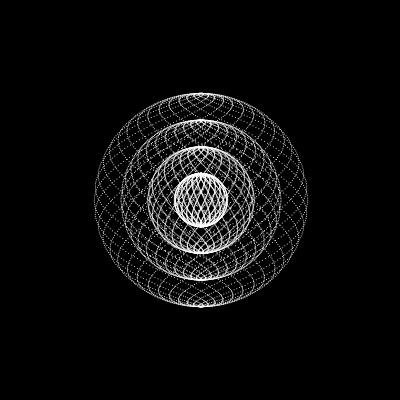
Frame 1 (no input)
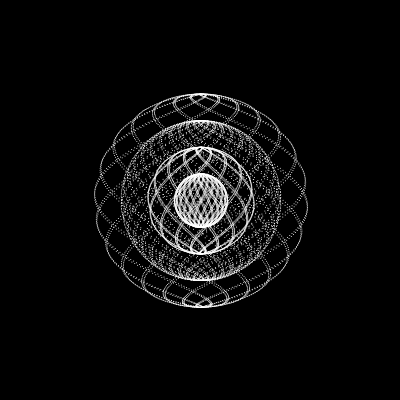
Frame 60 (no input)
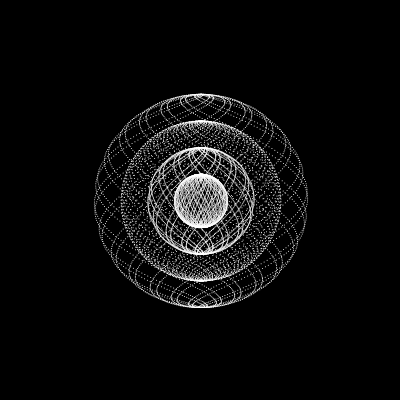
Frame 120 (the mouse pressed at the canvas centre since frame 60)

The p5.js sketch that drew these frames (run headless with seeded random() and noise() and a simulated clock; from frame 60 on, the mouse is pressed at the canvas centre):

// p5.js sketch
// ── sketch.js
let circles = 5;
let points = 3550;
let x, y;

function setup() {
  createCanvas(400, 400);
  x = (t, i, j) => {
    let noiseMin = j <= 1 ? 2 : j;
    let noiseScale = noiseMin / 50;
    let noiseVal = noise(t * noiseScale) * 100;
    let angle = map(j, 0, points, 0, TWO_PI);
    let r = map(i, 0, circles, 0, width / 3);
    return r * cos(angle) * cos(2*(j*i+t/3)) + cos(j*noiseVal*floor(cos(t)));
  }
  y = (t, i, j) => {
    let noiseMin = i <= 1 ? 2 : i;
    let noiseScale = noiseMin / 50;
    let r = map(i, 0, circles, 0, width / 3);
    let angle = map(j, 0, points, 0, TWO_PI);
    let noiseVal = noise(t * noiseScale) * 100;
    return r * sin(angle) + sin(t);
  }

}

function draw() {
  background(0);
  noFill();
  stroke(255);
  strokeWeight(1);
  translate(width / 2, height / 2);
  let t = frameCount / 100;

  for(let i = 1 ; i < circles ; i++) {
    for (let j = 0 ; j < points; j++) {
      let x1 = x(t, i, j)
      let y1 = y(t, i, j)
      point(x1, y1);
    }
  }
}
